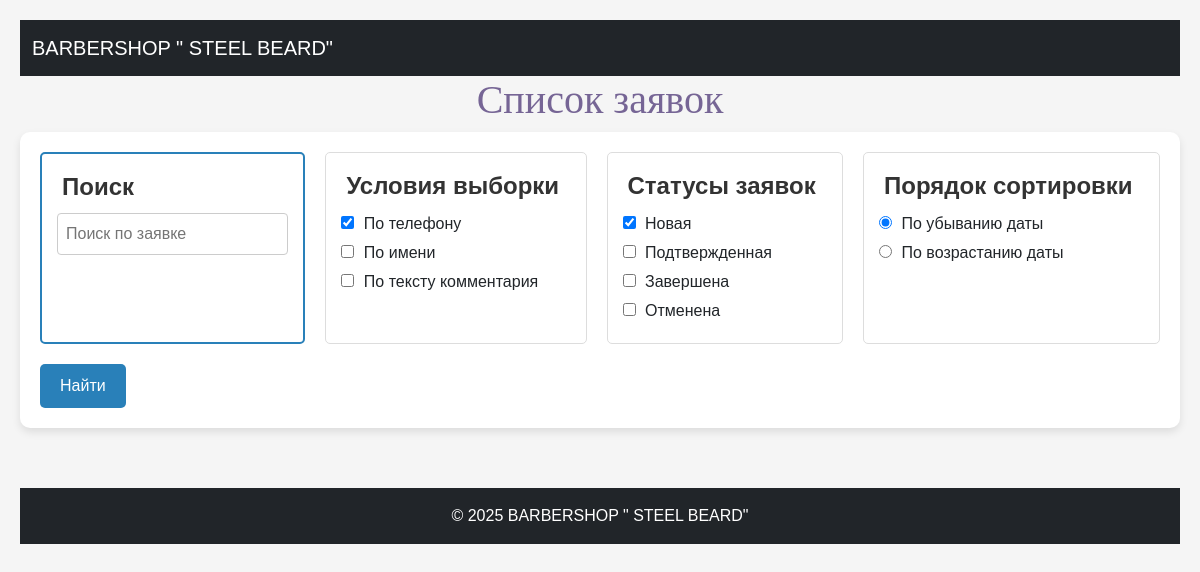
The page /orders/ (signed in) on the database as committed earlier.
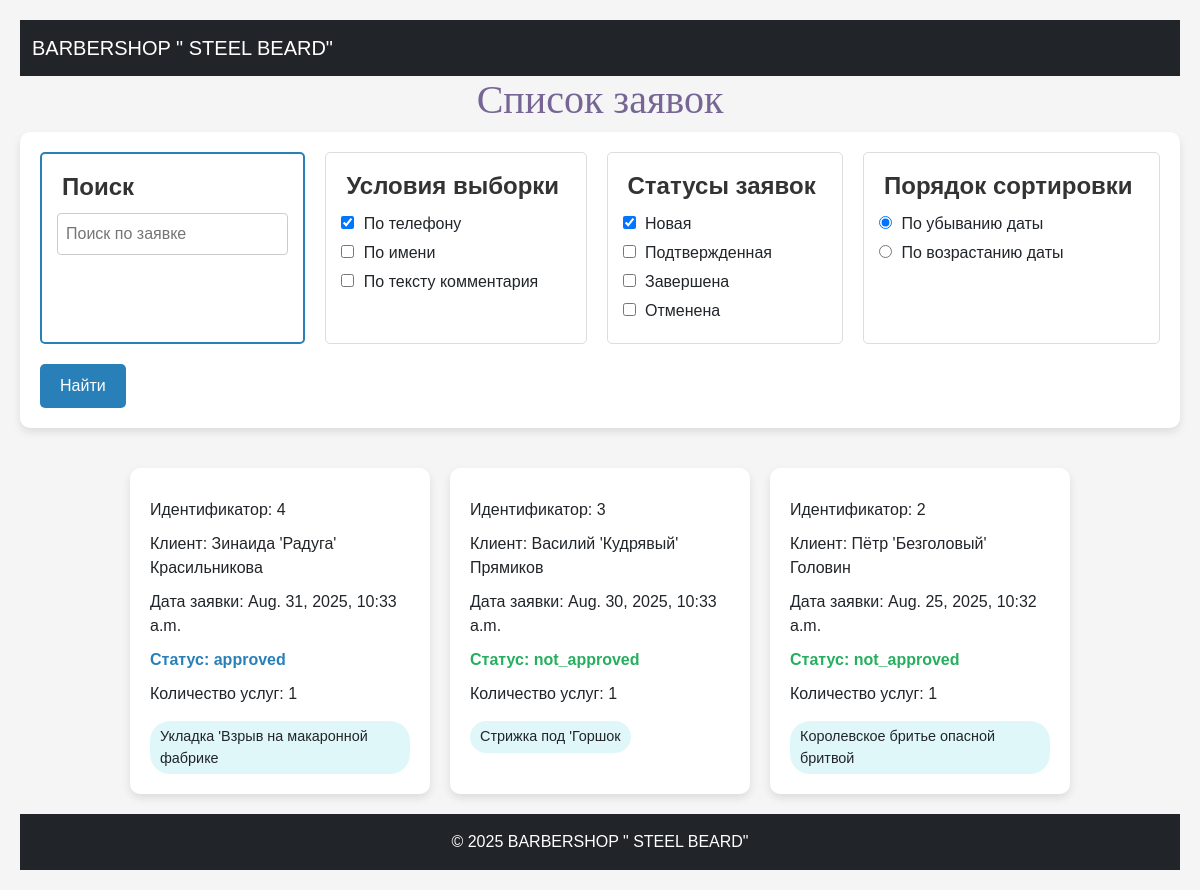
The same page on the database as committed later.
### core/models.py (models this page shows, shortened)
class Order(models.Model):
    STATUS_CHOICES = [
        ("not_approved", "Новая"),
        ("approved", "Подтверждена"),
        ("canceled", "Отменена"),
        ("completed", "Завершена"),
    ]
    client_name = models.CharField(max_length=100, verbose_name="Имя клиента")
    phone = models.CharField(max_length=20, verbose_name="Телефон")
    comment = models.TextField(blank=True, verbose_name="Комментарий")
    status = models.CharField(max_length=50, choices=STATUS_CHOICES, default="not_approved", verbose_name='Статус')
    date_created = models.DateTimeField(auto_now_add=True, verbose_name="Дата создания")
    date_updated = models.DateTimeField(auto_now=True, verbose_name="Дата обновления")
    master = models.ForeignKey("Master", on_delete=models.SET_NULL, null=True, blank=True, verbose_name='Мастер')
    services = models.ManyToManyField("Service", related_name='orders', verbose_name='Услуги')
    appointment_date = models.DateTimeField(verbose_name="Дата и время приема")

class Service(models.Model):
    name = models.CharField(max_length=200, verbose_name="Название")
    description = models.TextField(blank=True, verbose_name="Описание")
    price = models.DecimalField(max_digits=10, decimal_places=2, verbose_name="Цена")
    duration = models.PositiveIntegerField(verbose_name="Длительность", help_text="Время выполнения в минутах")
    is_popular = models.BooleanField(default=False, verbose_name="Популярная услуга")
    image = models.ImageField(upload_to="services/", blank=True, verbose_name="Изображение")

### core/views.py (the view, shortened to what this page needs)
# urls.py: path('orders/', orders_list, name='orders'),
@login_required
def orders_list(request) -> HttpResponse:
    search_query = request.GET.get("q", "")
    checkbox_client_name = request.GET.getlist("search_by_client_name", "")
    checkbox_phone = request.GET.getlist("search_by_phone", "")
    checkbox_comment = request.GET.getlist("search_by_comment", "")
    checkbox_status_not_approved = request.GET.get("status_not_approved", "")
    checkbox_status_approved = request.GET.get("status_approved", "")
    checkbox_status_completed = request.GET.get("status_completed", "")
    checkbox_status_canceled = request.GET.get("status_canceled", "")
    order_by_date = request.GET.get("order_by_date", "desc")
    search_q = Q()
    status_q = Q()
    if checkbox_status_not_approved:
        status_q |= Q(status="not_approved")
    if checkbox_status_approved:
        status_q |= Q(status="approved")
    if checkbox_status_completed:
        status_q |= Q(status="completed")
    if checkbox_status_canceled:
        status_q |= Q(status="canceled")
    ordering = "-date_created" if order_by_date == "desc" else "date_created"
    orders = Order.objects.prefetch_related("services").select_related("master").filter(search_q & status_q).order_by(ordering)
    context = {"orders": orders}
    for order in orders:
        order.services_list = order.services.all()
    return render(request, "orders_list.html", context=context)

### core/context_processors.py (called while the page is built)
def menu_items(request):
    menu = [
        {"title": "Главная", "url_name": "landing", "url": reverse("landing")},
        {
            "title": "Мастера",
            "url": reverse("landing") + "#masters",
        },
        {
            "title": "Услуги",
            "url": reverse("landing") + "#services",
        },
        {
            "title": "Отзывы",
            "url": reverse("landing") + "#reviews",
        },
        {
            "title": "Записаться",
            "url": reverse("landing") + "#get-order",
        },
    ]
    menu_staff = [
        {"title": "Заявки", "url": reverse("orders")},
    ]
    return {"menu_items": menu, "menu_staff_items": menu_staff}

### templates/orders_list.html (shortened to what this page needs)
{% extends "base.html" %}
{% block content %}
<h1>Список заявок</h1>
<form action="" method="get" class="search-form">
    <fieldset class="fieldset-highlight">
        <legend>Поиск</legend>
        <input type="text" name="q" placeholder="Поиск по заявке" value="{{ request.GET.q }}">
    </fieldset>
    <fieldset class="options">
        <legend>Условия выборки</legend>
        <label><input type="checkbox" name="search_by_phone" {% if request.GET.search_by_phone or 'q' not in request.GET %}checked{% endif %}> По телефону</label>
        <label><input type="checkbox" name="search_by_name" {% if request.GET.search_by_name %}checked{% endif %}> По имени</label>
        <label><input type="checkbox" name="search_by_comment" {% if request.GET.search_by_comment %}checked{% endif %}> По тексту комментария</label>
    </fieldset>
    <fieldset class="options">
        <legend>Статусы заявок</legend>
        <label><input type="checkbox" name="status_not_approved" {% if request.GET.status_not_approved or 'q' not in request.GET %}checked{% endif %}> Новая</label>
        <label><input type="checkbox" name="status_approved" {% if request.GET.status_approved %}checked{% endif %}> Подтвержденная</label>
        <label><input type="checkbox" name="status_completed" {% if request.GET.status_completed %}checked{% endif %}> Завершена</label>
        <label><input type="checkbox" name="status_canceled" {% if request.GET.status_canceled %}checked{% endif %}> Отменена</label>
    </fieldset>
    <fieldset class="options">
        <legend>Порядок сортировки</legend>
        <label><input type="radio" name="order_by_date" value="desc" {% if request.GET.order_by_date == 'desc' or 'q' not in request.GET %}checked{% endif %}> По убыванию даты</label>
        <label><input type="radio" name="order_by_date" value="asc" {% if request.GET.order_by_date == 'asc' %}checked{% endif %}> По возрастанию даты</label>
    </fieldset>
    <button type="submit">Найти</button>
</form>
    <div class="flex-container">
        {% for order in orders %}
        {% include "include_order_card.html" %}
        {% endfor %}
    </div>
{% endblock content %}

### templates/include_order_card.html
        <div class="flex-card">
            <p>Идентификатор: {{ order.id }}</p>
            <p>Клиент: {{ order.client_name }}</p>
            <p>Дата заявки: {{ order.appointment_date }}</p>
            <p class= {% if order.status == 'not_approved' %} not_approved
            {% elif order.status == 'approved' %} approved
            {% elif order.status == 'canceled' %} canceled
            {% elif  order.status == 'completed' %} completed
            {% endif %}
            >Статус: {{ order.status }}</p>
            <p>Количество услуг: {{ order.services_list.count }}</p>
            <div class='services'>
                {% for service in order.services_list %}
                    <span class='service'>{{ service.name }} </span>
                {% endfor %}
            </div>
        </div>

Rows that differ between the two databases and show on the page:
added Order: id "4", client_name "Зинаида 'Радуга' Красильникова", appointment_date "Aug. 31, 2025, 10:33 a.m.", status "approved", services_list.count "1"
added Service: name "Укладка 'Взрыв на макаронной фабрике", shown under "4"
added Order: id "3", client_name "Василий 'Кудрявый' Прямиков", appointment_date "Aug. 30, 2025, 10:33 a.m.", status "not_approved", services_list.count "1"
added Service: name "Стрижка под 'Горшок", shown under "3"
added Order: id "2", client_name "Пётр 'Безголовый' Головин", appointment_date "Aug. 25, 2025, 10:32 a.m.", status "not_approved", services_list.count "1"
added Service: name "Королевское бритье опасной бритвой", shown under "2"
